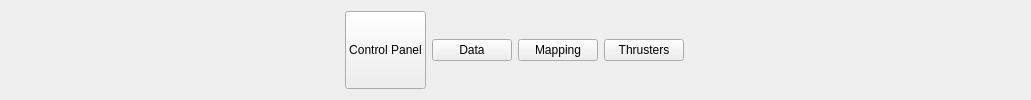
     <widget class="QWidget" name="buttonsPanel" native="true">
      <property name="sizePolicy">
       <sizepolicy hsizetype="Preferred" vsizetype="Preferred">
        <horstretch>0</horstretch>
        <verstretch>0</verstretch>
       </sizepolicy>
      </property>
      <layout class="QHBoxLayout" name="horizontalLayout">
       <item>
        <spacer name="horizontalSpacer_2">
         <property name="orientation">
          <enum>Qt::Orientation::Horizontal</enum>
         </property>
         <property name="sizeHint" stdset="0">
          <size>
           <width>334</width>
           <height>20</height>
          </size>
         </property>
        </spacer>
       </item>
       <item>
        <widget class="QPushButton" name="controlPanelButton">
         <property name="enabled">
          <bool>true</bool>
         </property>
         <property name="sizePolicy">
          <sizepolicy hsizetype="Preferred" vsizetype="Preferred">
           <horstretch>0</horstretch>
           <verstretch>0</verstretch>
          </sizepolicy>
         </property>
         <property name="text">
          <string>Control Panel</string>
         </property>
        </widget>
       </item>
       <item>
        <widget class="QPushButton" name="dataButton">
         <property name="text">
          <string>Data</string>
         </property>
        </widget>
       </item>
       <item>
        <widget class="QPushButton" name="mappingButton">
         <property name="text">
          <string>Mapping</string>
         </property>
        </widget>
       </item>
       <item>
        <widget class="QPushButton" name="thrustersButton">
         <property name="text">
          <string>Thrusters</string>
         </property>
        </widget>
       </item>
       <item>
        <spacer name="horizontalSpacer_3">
         <property name="orientation">
          <enum>Qt::Orientation::Horizontal</enum>
         </property>
         <property name="sizeHint" stdset="0">
          <size>
           <width>336</width>
           <height>20</height>
          </size>
         </property>
        </spacer>
       </item>
      </layout>
     </widget>
